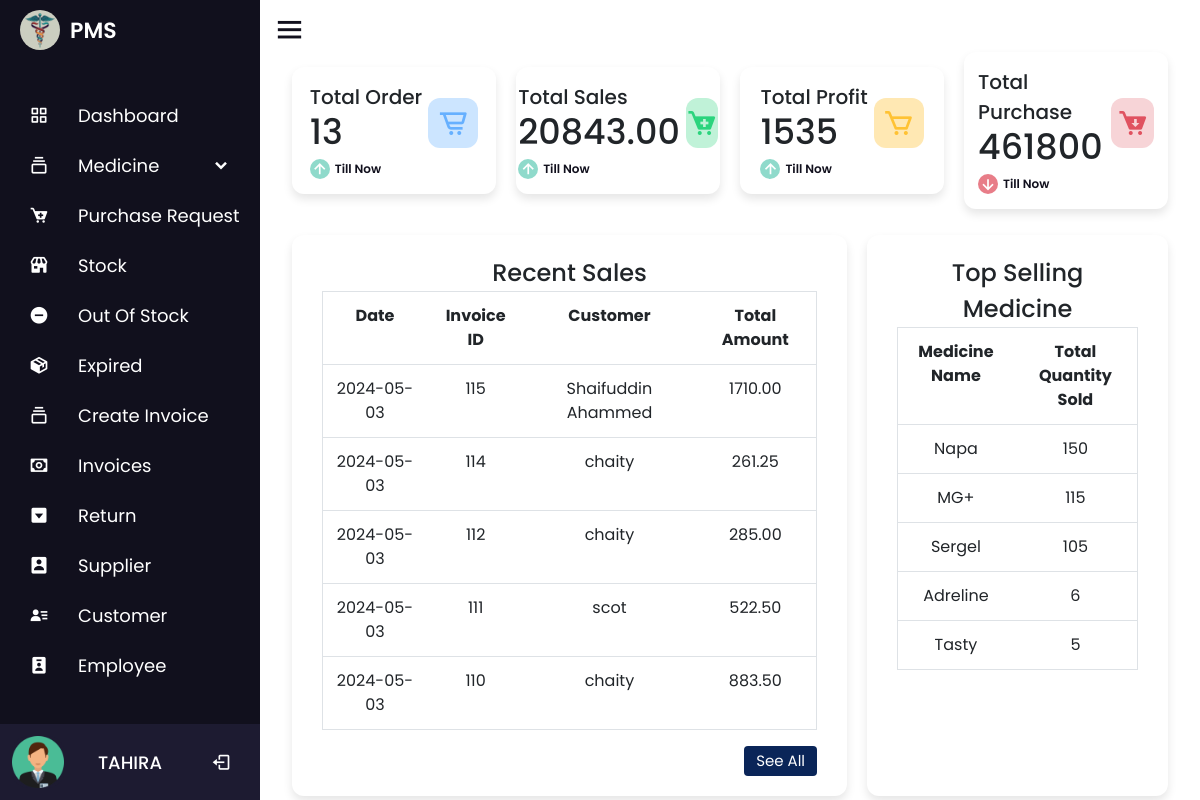
/dashboard.php (signed in), run on the app's committed database.
### tables this page shows
CREATE TABLE `employee` (
  `id` int(100) NOT NULL COMMENT 'ID',
  `name` varchar(100) NOT NULL COMMENT 'Name',
  `number` int(100) NOT NULL COMMENT 'Number',
  `email` varchar(100) NOT NULL COMMENT 'Email',
  `password` varchar(100) NOT NULL,
  `role` int(10) NOT NULL,
  `date` timestamp NOT NULL DEFAULT current_timestamp()
);

CREATE TABLE `invoices` (
  `invoice_id` int(11) NOT NULL,
  `employee_id` int(11) NOT NULL,
  `customer_id` int(11) NOT NULL,
  `total` decimal(10,2) NOT NULL,
  `discount` decimal(10,2) DEFAULT 0.00,
  `subtotal` decimal(10,2) NOT NULL,
  `profit` int(11) NOT NULL,
  `created_at` timestamp NOT NULL DEFAULT current_timestamp()
);

CREATE TABLE `customer` (
  `customer_id` int(11) NOT NULL,
  `customer_name` varchar(100) NOT NULL,
  `customer_email` varchar(100) NOT NULL,
  `customer_number` varchar(100) NOT NULL,
  `date` timestamp NOT NULL DEFAULT current_timestamp()
);

### dashboard.php (the view, shortened to what this page needs)
<?php
include 'nav/nav.php';
$total_orders = 0;
$total_sales = 0;
$total_profit = 0;
$total_purchase = 0;
$sql_orders = "SELECT COUNT(*) AS total_orders FROM invoices";
$result_orders = $conn->query($sql_orders);
if ($result_orders && $result_orders->num_rows > 0) {
    $row_orders = $result_orders->fetch_assoc();
    $total_orders = $row_orders['total_orders'];
}
$sql_sales = "SELECT SUM(subtotal) AS total_sales FROM invoices";
$result_sales = $conn->query($sql_sales);
if ($result_sales && $result_sales->num_rows > 0) {
    $row_sales = $result_sales->fetch_assoc();
    $total_sales = $row_sales['total_sales'];
}
$sql_profit = "SELECT SUM(profit) AS total_profit FROM invoices";
$result_profit = $conn->query($sql_profit);
if ($result_profit && $result_profit->num_rows > 0) {
    $row_profit = $result_profit->fetch_assoc();
    $total_profit = $row_profit['total_profit'];
}
$sql_purchase = "SELECT  unit, pprice FROM purchase_table";
$result_purchase = $conn->query($sql_purchase);
if ($result_purchase && $result_purchase->num_rows > 0) {
    while ($row_purchase = $result_purchase->fetch_assoc()) {
        $total_purchase += $row_purchase['unit'] * $row_purchase['pprice'];
    }
}
$sql_recent_invoices = "SELECT invoices.invoice_id, invoices.subtotal,invoices.created_at, customer.customer_name
                        FROM invoices
                        INNER JOIN customer ON invoices.customer_id = customer.customer_id
                        ORDER BY invoices.invoice_id DESC LIMIT 5";
$result_recent_invoices = $conn->query($sql_recent_invoices);
?>
<head>
    <link rel="stylesheet" href="nav/dashboard.css">
</head>
<div class="home-content">
    <div class="overview-boxes">
        <div class="box">
            <div class="right-side">
                <div class="box-topic">Total Order</div>
                <div class="number"><?php echo $total_orders; ?></div>
                <div class="indicator">
                    <i class="bx bx-up-arrow-alt"></i>
                    <span class="text">Till Now</span>
                </div>
            </div>
            <i class="bx bx-cart-alt cart"></i>
        </div>
        <div class="box">
            <div class="right-side">
                <div class="box-topic">Total Sales</div>
                <div class="number"><?php echo $total_sales; ?></div>
                <div class="indicator">
                    <i class="bx bx-up-arrow-alt"></i>
                    <span class="text">Till Now</span>
                </div>
            </div>
            <i class="bx bxs-cart-add cart two"></i>
        </div>
        <div class="box">
            <div class="right-side">
                <div class="box-topic">Total Profit</div>
                <div class="number"><?php echo $total_profit; ?></div>
                <div class="indicator">
                    <i class="bx bx-up-arrow-alt"></i>
                    <span class="text">Till Now</span>
                </div>
            </div>
            <i class="bx bx-cart cart three"></i>
        </div>
        <div class="box">
            <div class="right-side">
                <div class="box-topic">Total Purchase</div>
                <div class="number"><?php echo $total_purchase; ?></div>
                <div class="indicator">
                    <i class="bx bx-down-arrow-alt down"></i>
                    <span class="text">Till Now</span>
                </div>
            </div>
            <i class="bx bxs-cart-download cart four"></i>
        </div>
    </div>
    <div class="sales-boxes">
        <div class="recent-sales box">
            <div class="title text-center">Recent Sales</div>
            <div class="sales-details">
                <table id="zctb" class="display table  table-hover text-center border" cellspacing="0" width="100%">
                    <?php
                    if ($result_recent_invoices && $result_recent_invoices->num_rows > 0) {
                        echo "<tr><th>Date</th><th>Invoice ID</th><th>Customer</th><th>Total Amount</th></tr>";
                        while ($row_invoice = $result_recent_invoices->fetch_assoc()) {
                            echo "<tr>";
                            echo "<td>". date('Y-m-d', strtotime($row_invoice['created_at'])) . "</td>";
                            echo "<td>" . $row_invoice['invoice_id'] . "</td>";
                            echo "<td>" . $row_invoice['customer_name'] . "</td>";
                            echo "<td>" . $row_invoice['subtotal'] . "</td>";
                            echo "</tr>";
                        }
                    } else {
                        echo "No recent sales found.";
                    }
                    ?>
                </table>
            </div>
            <div class="button">
                <a href="invoices.php">See All</a>
            </div>
        </div>
        <div class="top-sales box">
    <div class="title text-center">Top Selling Medicine</div>
    <table id="zctb" class="display table  table-hover text-center border" cellspacing="0" width="100%">
        <tr>
            <th>Medicine Name</th>
            <th>Total Quantity Sold</th>
        </tr>
        <?php
        $sql_top_medicines = "SELECT m.medicine_name, SUM(i.quantity) as total_quantity
                              FROM invoice_items i
                              INNER JOIN medicine m ON i.medicine_id = m.medicine_id
                              GROUP BY i.medicine_id
                              ORDER BY total_quantity DESC
                              LIMIT 5";
        $result_top_medicines = $conn->query($sql_top_medicines);
        if ($result_top_medicines && $result_top_medicines->num_rows > 0) {
            while ($row_top_medicines = $result_top_medicines->fetch_assoc()) {
                echo "<tr>";
                echo "<td>" . $row_top_medicines['medicine_name'] . "</td>";
                echo "<td>" . $row_top_medicines['total_quantity'] . "</td>";
                echo "</tr>";
            }
        } else {
            echo "<tr><td colspan='2'>No top selling medicine found.</td></tr>";
        }
        ?>
    </table>
</div>
    </div>
</div>
<?php include 'nav/footer.php'; ?>

### nav/nav.php (shortened to what this page needs)
<?php
$db = new dbObj();
$conn =  $db->getConnstring();
?>
<!DOCTYPE html>
<html lang="en" dir="ltr">
<head>
  <link rel="stylesheet" href="nav/style.css">
  <link rel="stylesheet" href="css/bootstrap.min.css">
  <link rel="stylesheet" href="https://unicons.iconscout.com/release/v4.0.0/css/line.css">
  <link href='https://unpkg.com/boxicons@2.0.7/css/boxicons.min.css' rel='stylesheet'>
  <link rel="stylesheet" href="https://unicons.iconscout.com/release/v4.0.8/css/line.css">
  <link rel="stylesheet" href="https://cdnjs.cloudflare.com/ajax/libs/font-awesome/4.7.0/css/font-awesome.min.css">
  <link rel="stylesheet" href="//code.jquery.com/ui/1.13.2/themes/base/jquery-ui.css">
</head>
<body>
  <div class="sidebar">
    <div class="logo-details">
      <img src="image/logo.jpg" alt="profileImg" style="height: 40px; width: 40px;     border-radius: 50px; margin-right: 10px; margin-left: 20px;">
      <span class="logo_name">PMS</span>
    </div>
    <?php
        if (isset($_SESSION['admin'])) {
            echo '
            <ul class="nav-links">
            <li>
                <a href="dashboard.php">
                <i class="bx bx-grid-alt"></i>
                <span class="link_name">Dashboard</span>
                </a>
                <ul class="sub-menu blank">
                <li><a class="link_name" href="dashboard.php">Dashboard</a></li>
                </ul>
            </li>
            <li>
                <div class="iocn-link">
                <a href="medicine_details.php">
                    <i class="bx bx-collection"></i>
                    <span class="link_name">Medicine</span>
                </a>
                <i class="bx bxs-chevron-down arrow"></i>
                </div>
                <ul class="sub-menu">
                <li><a class="link_name" href="medicine_details.php">Medicine</a></li>
                <li><a href="catagory.php">Catagory</a></li>
                <li><a href="brand.php">Brand</a></li>
                <li><a href="generic.php">Generic</a></li>
                </ul>
            </li>
            <li>
            <a href="purchase_request.php">
            <i class="bx bxs-cart-add" ></i>
            <span class="link_name">Purchase Request</span>';
        echo '</a>
            <ul class="sub-menu blank">
            <li><a class="link_name" href="purchase_request.php">Purchase Request</a></li>
            </ul>
        </li>
            <li>
            <a href="stock.php">
            <i class="bx bxs-store" ></i>
              <span class="link_name">Stock</span>
            </a>
            <ul class="sub-menu blank">
              <li><a class="link_name" href="stock.php">Stock</a></li>
            </ul>
          </li>
          <li>
            <a href="outofstock.php">
            <i class="bx bxs-minus-circle" ></i>
              <span class="link_name">Out Of Stock</span>';
           echo' </a>
            <ul class="sub-menu blank">
              <li><a class="link_name" href="outofstock.php">Out Of Stock</a></li>
            </ul>
          </li>
          <li>
            <a href="expired.php">
            <i class="bx bxs-package" ></i>
              <span class="link_name">Expired</span>';
           echo' </a>
            <ul class="sub-menu blank">
              <li><a class="link_name" href="expired.php">Out Of Stock</a></li>
            </ul>
          </li>
          <li>
            <div class="iocn-link">
              <a href="add_order.php">
                <i class="bx bx-collection"></i>
                <span class="link_name">Create Invoice</span>
              </a>
            </div>
          </li>
          <li>
            <div class="iocn-link">
              <a href="invoices.php">
              <i class="bx bx-money" ></i>
                <span class="link_name">Invoices</span>
              </a>
            </div>
          </li>
          <li>
            <a href="return.php">
            <i class="bx bxs-caret-down-square" ></i>
              <span class="link_name">Return</span>
            </a>
            <ul class="sub-menu blank">
              <li><a class="link_name" href="return.php">Return</a></li>
            </ul>
          </li>
          <li>
          <a href="supplier.php">
          <i class="bx bxs-user-rectangle" ></i>
            <span class="link_name">Supplier</span>
          </a>
          <ul class="sub-menu blank">
            <li><a class="link_name" href="supplier.php">Customer</a></li>
          </ul>
        </li>
          <li>
          <a href="customer.php">
          <i class="bx bxs-user-detail" ></i>
            <span class="link_name">Customer</span>
          </a>
          <ul class="sub-menu blank">
            <li><a class="link_name" href="customer.php">Customer</a></li>
          </ul>
        </li>
        <li>
          <a href="employee.php">
          <i class="bx bxs-user-badge"></i>
            <span class="link_name">Employee</span>
          </a>
          <ul class="sub-menu blank">
            <li><a class="link_name" href="employee.php">Employee</a></li>
          </ul>
        </li>
          <li>
            ';
        }
        ?>
        <div class="profile-details">
          <div class="profile-content">
            <img src="image/user.png" alt="profileImg">
          </div>
          <div class="name-job">
            <div class="profile_name"><a class="link_name text-white text-uppercase" href="profile.php"><?php
                                      $query = mysqli_query($conn, "SELECT * FROM `employee` WHERE `id`='$_SESSION[eid]'");
                                      $fetch = mysqli_fetch_array($query);
                                      echo $fetch['name'];
                                      ?></a></div>
          </div>
          <a href="logout.php">
            <i class='bx bx-log-out'></i></a>
        </div>
      </li>
    </ul>
  </div>
  <section class="home-section">
    <div class="home-content">
      <i class='bx bx-menu'></i>
    </div>

### nav/style.css (style rules this page uses)
* { margin: 0; padding: 0; box-sizing: border-box; font-family: 'Poppins', sans-serif; }
.sidebar { position: fixed; top: 0; left: 0; height: 100%; width: 260px; background: #11101d; z-index: 100; transition: all 0.5s ease; }
.sidebar .logo-details { height: 60px; width: 100%; display: flex; align-items: center; }
.sidebar .logo-details .logo_name { font-size: 22px; color: #fff; font-weight: 600; transition: 0.3s ease; transition-delay: 0.1s; }
.sidebar .nav-links { height: 100%; padding: 30px 0 150px 0; overflow: auto; }
.sidebar .nav-links li { position: relative; list-style: none; transition: all 0.4s ease; }
.sidebar .nav-links li .iocn-link { display: flex; align-items: center; justify-content: space-between; }
.sidebar .nav-links li i { height: 50px; min-width: 78px; text-align: center; line-height: 50px; color: #fff; font-size: 20px; cursor: pointer; transition: all 0.3s ease; }
.sidebar .nav-links li a { display: flex; align-items: center; text-decoration: none; }
.sidebar .nav-links li a .link_name { font-size: 18px; font-weight: 400; color: #fff!important; transition: all 0.4s ease; }
.sidebar .profile-details { position: fixed; bottom: 0; width: 260px; display: flex; align-items: center; justify-content: space-between; background: #1d1b31; padding: 12px 0; transition: all 0.5s ease; }
.sidebar .profile-details .profile-content { display: flex; align-items: center; }
.sidebar .profile-details img { height: 52px; width: 52px; object-fit: cover; border-radius: 16px; margin: 0 14px 0 12px; background: #1d1b31; transition: all 0.5s ease; }
.sidebar .profile-details .profile_name, .sidebar .profile-details .job { color: #fff; font-size: 18px; font-weight: 500; white-space: nowrap; }
.home-section { position: relative; background: #ffffff; height: 100vh; left: 130px; width: calc(100% - 260px); transition: all 0.5s ease; padding: 12px; overflow: auto; }
.home-content { align-items: center; flex-wrap: wrap; }
.home-section .home-content .bx-menu, .home-section .home-content .text { color: #11101d; font-size: 35px; }
.home-section .home-content .bx-menu { cursor: pointer; margin-right: 10px; }
.home-section .home-content .text { font-size: 26px; font-weight: 600; }
* { margin: 0; padding: 0; box-sizing: border-box; }
body { display: flex; justify-content: center; align-items: center; min-height: 100vh; }

### data on the page
employee: name "TAHIRA"
invoices: created_at "2024-05-03", invoice_id "115", customer.customer_name "Shaifuddin Ahammed", subtotal "1710.00"
invoices: created_at "2024-05-03", invoice_id "114", customer.customer_name "chaity", subtotal "261.25"
invoices: created_at "2024-05-03", invoice_id "112", customer.customer_name "chaity", subtotal "285.00"
invoices: created_at "2024-05-03", invoice_id "111", customer.customer_name "scot", subtotal "522.50"
invoices: created_at "2024-05-03", invoice_id "110", customer.customer_name "chaity", subtotal "883.50"

### other printed values
$total_orders "13"
$total_sales "20843.00"
$total_profit "1535"
$total_purchase "461800"
$row_top_medicines['medicine_name'] "Napa"
$row_top_medicines['total_quantity'] "150"
$row_top_medicines['medicine_name'] "MG+"
$row_top_medicines['total_quantity'] "115"
$row_top_medicines['medicine_name'] "Sergel"
$row_top_medicines['total_quantity'] "105"
$row_top_medicines['medicine_name'] "Adreline"
$row_top_medicines['total_quantity'] "6"
$row_top_medicines['medicine_name'] "Tasty"
$row_top_medicines['total_quantity'] "5"
